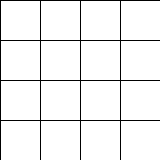
Frame 1 (no input)
Frame 60 (the mouse pressed at the canvas centre just before this capture): identical to frame 1, image omitted
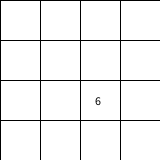
Frame 120 (the mouse held since frame 60 and released just before this capture)

The Processing sketch that drew these frames (run headless with seeded random() and noise(); from frame 60 on, the mouse is pressed at the canvas centre):

// Processing sketch: Part4_6_shinkei
// ── Part4_6_shinkei.pde
int[][] a;
int N = 4;
int mode;    // card ga mekurareteiru maisuu
int mi, mj;
int mi2, mj2;

void setup(){
  size(160, 160);
  a = new int[N][N];
  for(int i=0; i<N; i++){
    for(int j=0; j<N; j++){
      a[i][j] = (i*N+j)/2 + 1;
    }
  }
  for(int i=0; i<100; i++){
    int i1 = (int)random(0, N);
    int j1 = (int)random(0, N);
    int i2 = (int)random(0, N);
    int j2 = (int)random(0, N);
    int t = a[i1][j1];
    a[i1][j1] = a[i2][j2];
    a[i2][j2] = t;
  }
  mode = 0;
}

void draw(){
  background(255, 255, 255);
  for(int i=0; i<N; i++){
    for(int j=0; j<N; j++){
      if(a[i][j] == 0){
        fill(0, 0, 0);
      }else{
        fill(255, 255, 255);
      }
      rect(i*40, j*40, 40, 40);
      if(a[i][j]<0){
        fill(0, 0, 0);
        text(-a[i][j], i*40+15, j*40+25);
      }
    }
  }
  if(mode>=2 && mode<=100) mode++;
  if(mode>60){
    if(a[mi][mj] == a[mi2][mj2]){
      a[mi][mj] = 0;
      a[mi2][mj2] = 0;
    }
    a[mi][mj] *= -1;
    a[mi2][mj2] *= -1;
    mode = 0;
  }
}

void mousePressed(){
  int i = mouseX/40;
  int j = mouseY/40;
  if(mode==0){
    a[i][j] *= -1;
    mode++;
    mi = i;
    mj = j;
  }
  else if(mode==1){
    if(i!=mi || j!=mj){
      a[i][j] *= -1;
      mi2 = i;
      mj2 = j;
      mode++;
    }
  }
}
